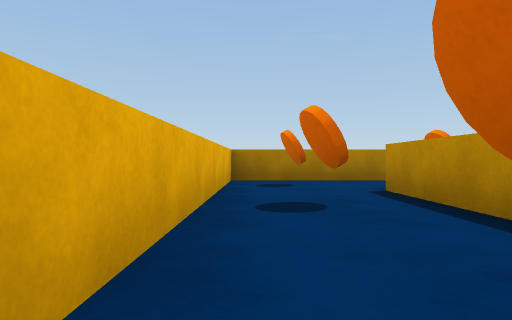
view 1 (above)

17 first-person views from a walk through a Unity game level. The camera is 0.33 m above the floor, looks level and sees 75° across. The floor is counted in squares, 1 m on a side. Each view is taken from the middle of a square. On the plan, view 1 faces up. The plan holds only what a view shows up to about 9 squares ahead; the rest is blank. The player is left out.

view 2
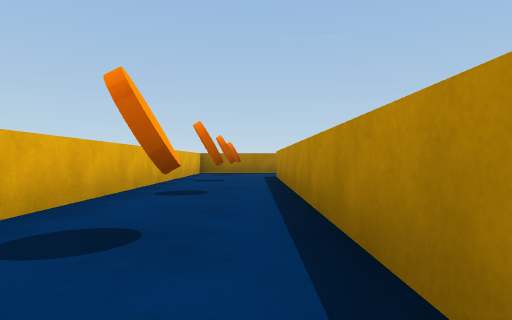

view 3
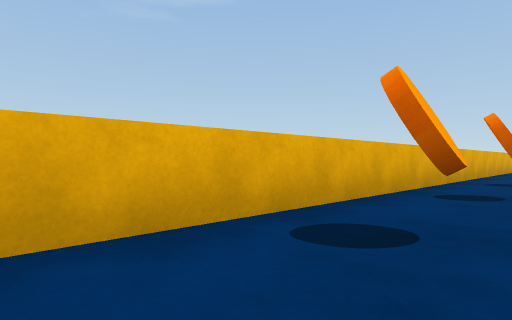

view 4
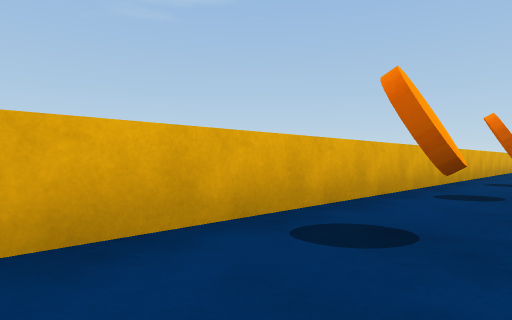

view 5
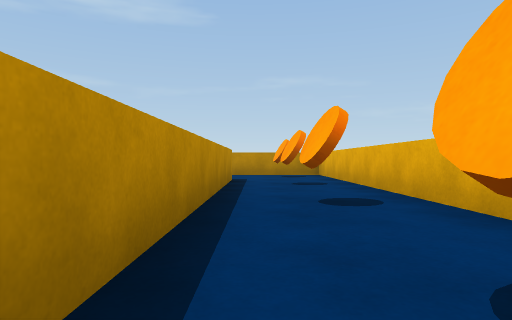

view 6
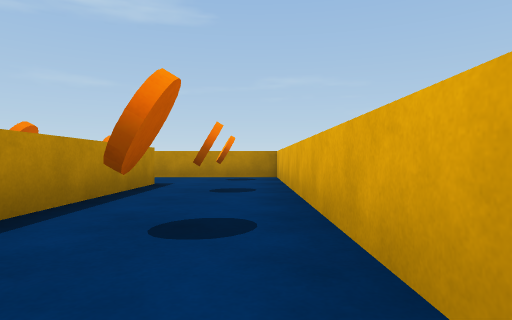

view 7
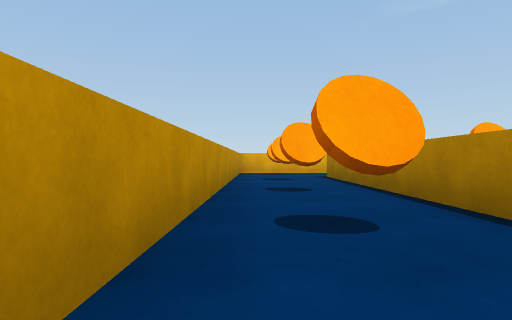

view 8
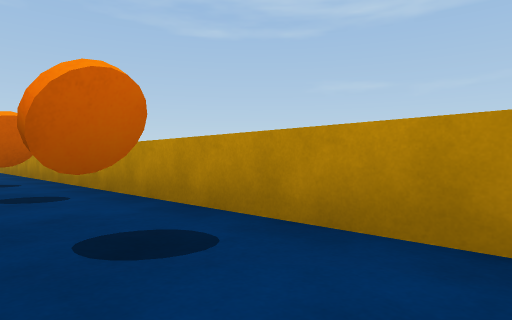

view 9
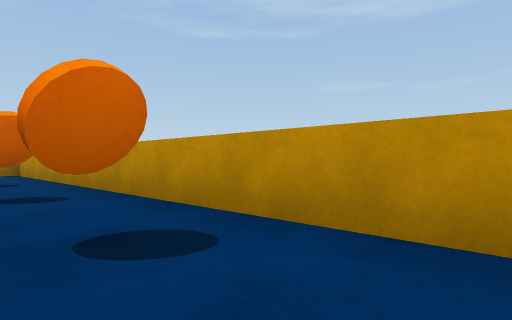

view 10
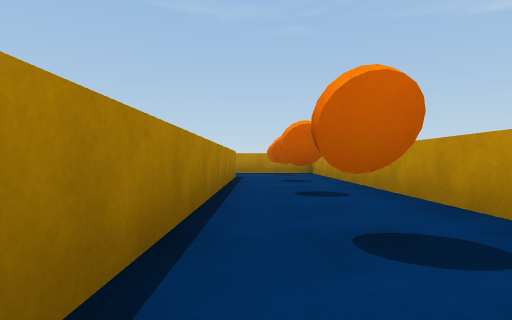

view 11
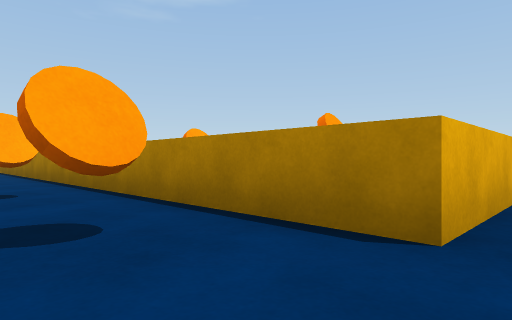

view 12
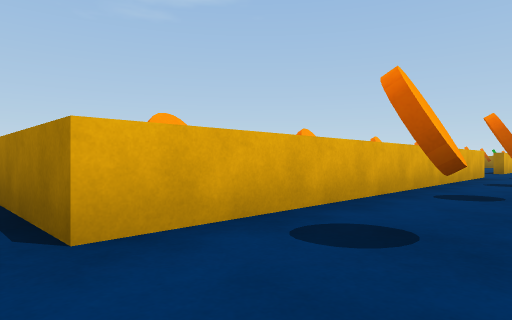

view 13
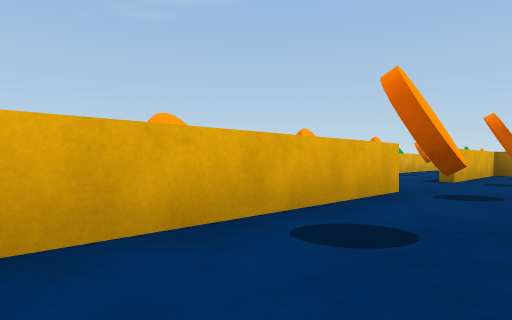

view 14
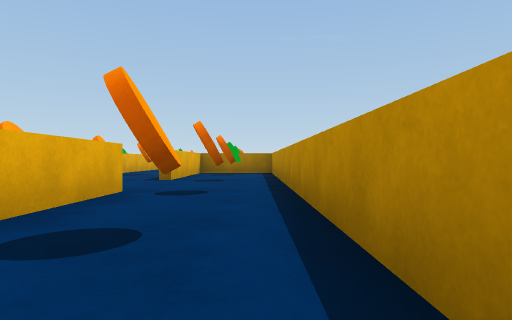

view 15
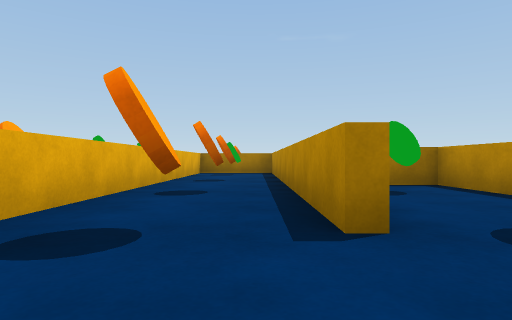

view 16
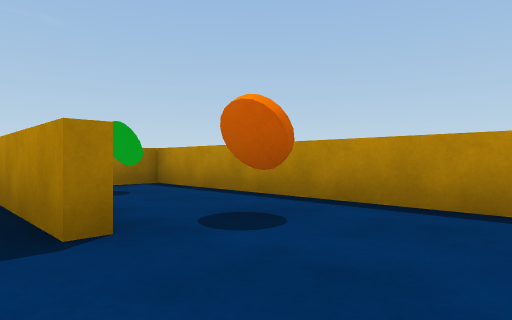

view 17
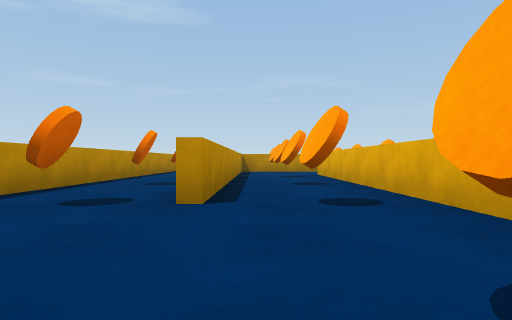

### Floor plan
Points are (right, up) in squares from view 1. A wall is a line through its corners. A room is listed if a view was taken in it or the views show most of it. See-through windows are left out.
Room 1 (views 1, 2, 3, 4, 5, 6, 7, 8, 9, 10, 11, 12, 13, 14)
walls: (1.4, -2.5) (1.4, 3.6); (17.6, -5.5) (17.6, -12.6) (1.4, -12.6) (1.4, -7.5); (2.1, 5.4) (-0.4, 5.4) (-0.4, -14.4) (19.4, -14.4) (19.4, -0.6) (17.6, -0.6) (17.6, -3.5)
ways out: opening at (18, -4.5) to room 2; opening at (2, 5)
objects: orange coin (1, -14); orange coin (1, -12); orange coin (1, -10); orange coin (1, -8); orange coin (1, -6); orange coin (1, -4); orange coin (1, -2); orange coin (1, 0); orange coin (1, 2); orange coin (1, 4); orange coin (3, -14); orange coin (5, -14); orange coin (7, -14); orange coin (9, -14); orange coin (13, -14); orange coin (15, -14); orange coin (17, -14); other object (19, -14); orange coin (19, -12); orange coin (19, -10); orange coin (19, -8); orange coin (19, -6); orange coin (19, -4); green disc (19, -2)
Room 2 (views 15, 16, 17)
walls: (15.6, -4.8) (15.6, -10.6); (17.4, -3.5) (17.4, 3.4) (15.6, 3.4) (15.6, -3.2); (17.4, -11.5) (17.4, -5.5)
ways out: opening at (18, -4.5) to room 1
objects: orange coin (17, -10); orange coin (17, -8); orange coin (17, -6); orange coin (17, -4); orange coin (17, -2); orange coin (17, 0); other object (17, 2)

Positions as (right, up) in squares from view 1, and headings:
1: (0, 0), facing up
2: (1, -3), facing up
3: (1, -7), facing up-left
4: (1, -13), facing up-left
5: (1, -7), facing down
6: (0, -8), facing down
7: (8, -14), facing left
8: (5, -13), facing down-right
9: (11, -13), facing down-right
10: (11, -13), facing right
11: (18, -14), facing up-left
12: (19, -13), facing up-left
13: (19, -9), facing up-left
14: (19, -9), facing up
15: (17, -5), facing up
16: (17, -5), facing up-right
17: (17, -3), facing down
